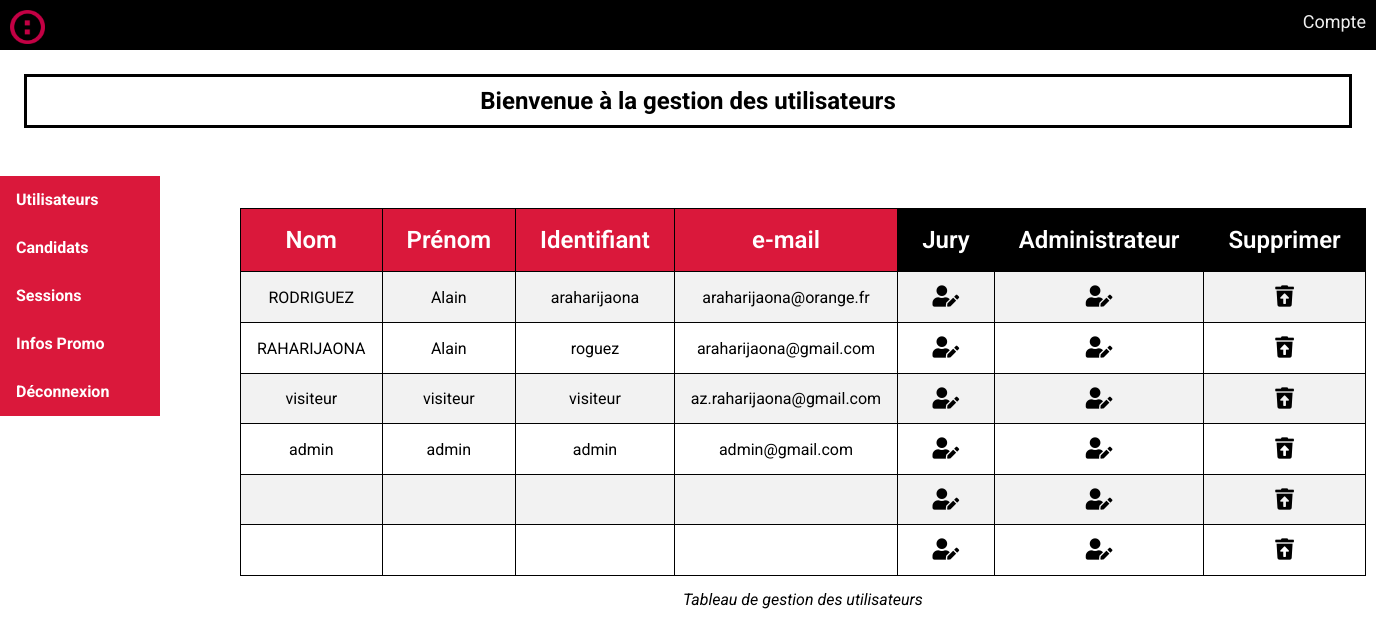
Page /admin-utilisateur.php on the committed database.
### tables this page shows
CREATE TABLE `utilisateur` (
  `iduser` int(11) NOT NULL,
  `nom` varchar(25) DEFAULT NULL,
  `prenom` varchar(30) DEFAULT NULL,
  `mail` varchar(60) DEFAULT NULL,
  `ulogin` varchar(20) DEFAULT NULL,
  `motdepassec` text,
  `jury_admin` tinyint(1) DEFAULT NULL,
  `jury_motiv` tinyint(1) DEFAULT NULL,
  `jury_tech` tinyint(1) DEFAULT NULL,
  `admin` tinyint(1) DEFAULT NULL
);

### admin-utilisateur.php (the view, shortened to what this page needs)
<!DOCTYPE html>
<html lang="fr">
<head>
  <link rel="stylesheet" href="css/reset.css">
  <link rel="stylesheet" href="https://cdnjs.cloudflare.com/ajax/libs/animate.css/3.7.0/animate.min.css">
  <link rel="stylesheet" href="https://use.fontawesome.com/releases/v5.8.1/css/all.css">
  <link rel="stylesheet" href="css/header.css">
  <link rel="stylesheet" href="css/admin.css">
</head>
<body id="haut">
  <?php
  include 'header.php';
  include 'connectBDD.php';
  $sql = $bdd->prepare("SELECT * FROM utilisateur");
  $sql->execute();
?>
  <div id="main">
    <div id="titre">
      <h1>Bienvenue <?= $_SESSION['prenom']." ".strtoupper($_SESSION['nom']);?> à la gestion des utilisateurs
      </h1>
    </div>
  <div class="vertical-menu">
    <a href="admin-utilisateur.php">Utilisateurs</a>
    <a href="admin-candidat.php">Candidats</a>
    <a href="admin-session.php">Sessions</a>
    <a href="admin-infospromo.php">Infos Promo</a>
    <a href="#deconnexion">Déconnexion</a>
  </div>
<?php
  $sql = "SELECT * FROM utilisateur";
?>
  <table id="tableau-gestion" >
    <caption>Tableau de gestion des utilisateurs</caption>
        <tr>
          <th>Nom</th>
          <th>Prénom</th>
          <th>Identifiant</th>
          <th>e-mail</th>
          <th style="background:black;">Jury</th>
          <th style="background:black;">Administrateur</th>
          <th style="background:black;">Supprimer</th>
        </tr>
        <tr>
          <?php
          foreach ($bdd->query($sql) as $donnees) {
             ?>
          <td><?= $donnees['nom'];?></td>
          <td><?= $donnees['prenom'];?></td>
          <td><?= $donnees['ulogin'];?></td>
          <td><?= $donnees['mail'];?></td>
          <td><a href="#idjury"><i class="fas fa-user-edit fa-lg"></i></a></td>
          <td><a href="#idadmin"><i class="fas fa-user-edit fa-lg"></i></a></td>
          <td><a href="#idsupp"><i class="fas fa-trash-restore fa-lg"></i></a></td>
        </tr>
        <?php
        }
        ?>
  </table>
    </div>
</body>
</html>

### css/header.css (style rules this page uses)
* { box-sizing: border-box; }
body { margin: 0px; }

### css/admin.css (style rules this page uses)
body { font-family: 'Roboto', sans-serif; }
#titre { text-align: center; border: 3px solid black; margin: 1em 1em 2em 1em; padding: 0.5em; font-size: 1.5em; font-weight: bold; }
.vertical-menu { width: 10em; margin-top: 2em; }
.vertical-menu a { background-color: #da183b; color: white; display: block; padding: 1em; text-decoration: none; font-weight: bold; }
#tableau-gestion { border-collapse: collapse; max-width: 80%; transform: translate(15em,-13em); empty-cells: hide; }
#tableau-gestion td, #tableau-gestion th { border: 1px solid black; padding: 1em; }
#tableau-gestion tr:nth-child(even) { background-color: #f2f2f2; }
#tableau-gestion th { padding-top: 0.8em; padding-bottom: 0.8em; background-color: #da183b; color: white; font-size: 1.5em; font-weight: 600; }
#tableau-gestion th, #tableau-gestion td { text-align: center; }
caption { caption-side: bottom; padding-top: 1em; font-style: italic; }
td > a { color: black; }

### rows in the picture
utilisateur: nom "RODRIGUEZ", prenom "Alain", ulogin "araharijaona", mail "araharijaona@orange.fr"
utilisateur: nom "RAHARIJAONA", prenom "Alain", ulogin "roguez", mail "araharijaona@gmail.com"
utilisateur: nom "visiteur", prenom "visiteur", ulogin "visiteur", mail "az.raharijaona@gmail.com"
utilisateur: nom "admin", prenom "admin", ulogin "admin", mail "admin@gmail.com"
